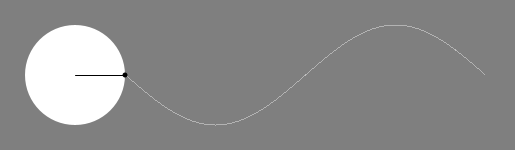
Frame 1 (no input)
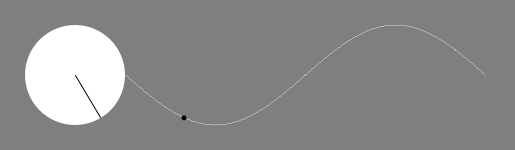
Frame 60 (the mouse pressed at the canvas centre just before this capture)
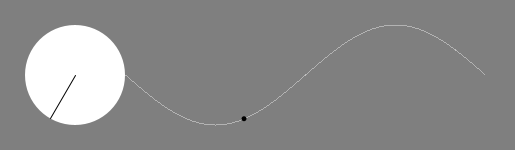
Frame 120 (the mouse held since frame 60 and released just before this capture)

The Processing sketch that drew these frames (run headless with seeded random() and noise(); from frame 60 on, the mouse is pressed at the canvas centre):

// Processing sketch: trig
// ── trig.pde
float u_angle = 0;
float x = 75;
float y = 75;
float radius = 50;
float diameter = radius*2;
float freq = 1;
float j = 0;

float dx(float x, float angle, float radius) {
  return x + cos(radians(angle)) * radius;
}

float dy(float y, float angle, float radius) {
  return y + sin(radians(angle)) * radius;
}

void draw_f() {
  stroke(200);
  float f_angle = 0;
  int i = 0;
  while(f_angle < 360) {
    point(x+radius+i, dy(y, f_angle, radius));
    f_angle += freq;
    i++;
  }
}

void draw_u() {
  noStroke();
  fill(255);
  ellipse(x, y, diameter, diameter);
}

void draw_radius() {
  stroke(0);
  line(x, y, dx(x, u_angle, radius), dy(y, u_angle, radius));
  u_angle += freq;
}

void draw_fx() {
  noStroke();
  fill(0);

  if (u_angle%360 == 0) {
    j = 0;
  }
  ellipse(x+radius+j, dy(y, u_angle, radius), 5, 5);
  j += freq;
}

void setup() {
  size(515, 150);
  smooth();
}

void draw() {
  background(127);

  draw_u();
  draw_f();
  draw_fx();
  draw_radius();
}
